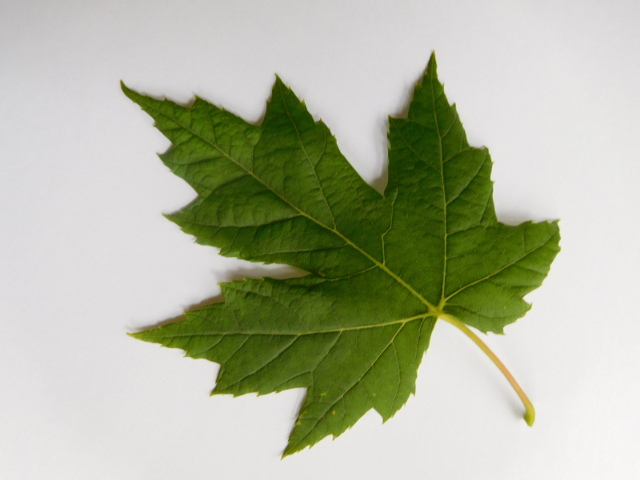
#> input picture ConjuntoImagenes/hoja.jpg, 640 x 480 px, found by its file name
$ python contornosHojaSeca.py
#> lines starting #> are read from the running program, lines starting #| are printed output that depends on the picture; after the words box and inside, x2 and y2 are one past the last pixel; in counts of white or black regions, pixels touching at a corner belong together
################### CONTORNOS HOJA SECA ##################################
import cv2

color = (0,255,255)
grosor = 3

img = cv2.imread('C:/Users/gdavi/OneDrive/Documentos/Vision/Imagenes/hoja.jpg')
#> img is the input picture: shape (480, 640, 3); mean B, G, R 160.3, 183.1, 177.7
img_original = img.copy()
img_byn = cv2.cvtColor(img, cv2.COLOR_BGR2GRAY)
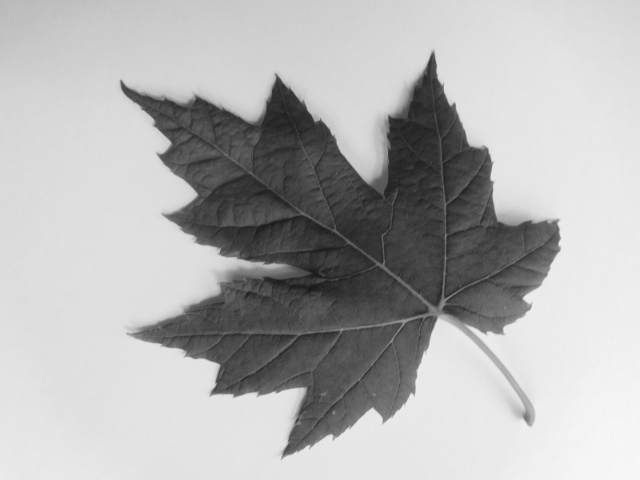
#> img_byn: shape (480, 640); min 24, max 249, mean 178.9

def mostrar_imagen_binarizada(umbral):
#> called with umbral = 0
    global img_umbral
    _, img_umbral = cv2.threshold(img_byn, umbral, 255, cv2.THRESH_BINARY_INV) #Se escoge el tipo de filtro Tresh binary al ser la hoja más oscura que el fondo
#> img_umbral: shape (480, 640); every value is 0
    cv2.imshow('Imagen binarizada', img_umbral)

def mostrar_contornos():
    contornos, _ = cv2.findContours(img_umbral, cv2.RETR_LIST, cv2.CHAIN_APPROX_NONE)
#> contornos = []
    img = img_original.copy()
    cv2.drawContours(img, contornos, -1, color, grosor)
    cv2.imshow('Contornos', img)

def actualizar_imagenes(umbral):
    mostrar_imagen_binarizada(umbral)
    mostrar_contornos()

actualizar_imagenes(0)

cv2.createTrackbar('Umbral', 'Contornos', 0, 255, actualizar_imagenes)
#> slider 'Umbral' is set to 255

cv2.waitKey(0)
#> in mostrar_imagen_binarizada (call 2), `_, img_umbral = cv2.threshold(img_byn, umbral, 255, cv2.THRESH_BINARY_..`: img_umbral: shape (480, 640); every value is 255
#> in mostrar_contornos (call 2), `contornos, _ = cv2.findContours(img_umbral, cv2.RETR_LIST, cv2.CHAIN_A..`: contornos = 1 contour; box (x1, y1, x2, y2) and area: (0, 0, 640, 480) 306081
#> in mostrar_contornos (call 2), `cv2.drawContours(img, contornos, -1, color, grosor)`:
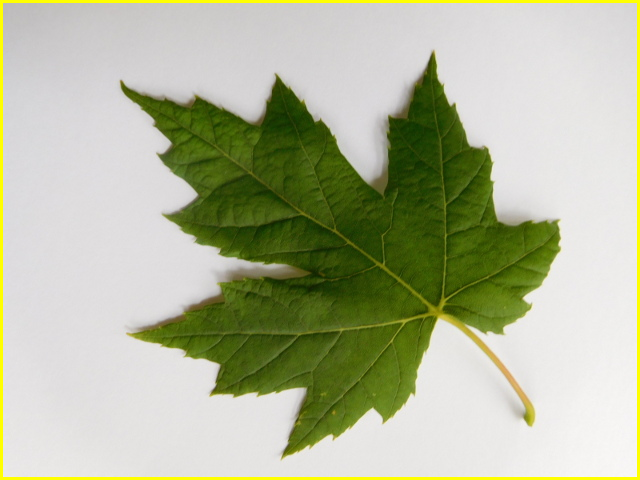
#> img: shape (480, 640, 3); 2.18% of pixels changed, all inside (x1, y1, x2, y2) = (0, 0, 640, 480)
cv2.destroyAllWindows()
